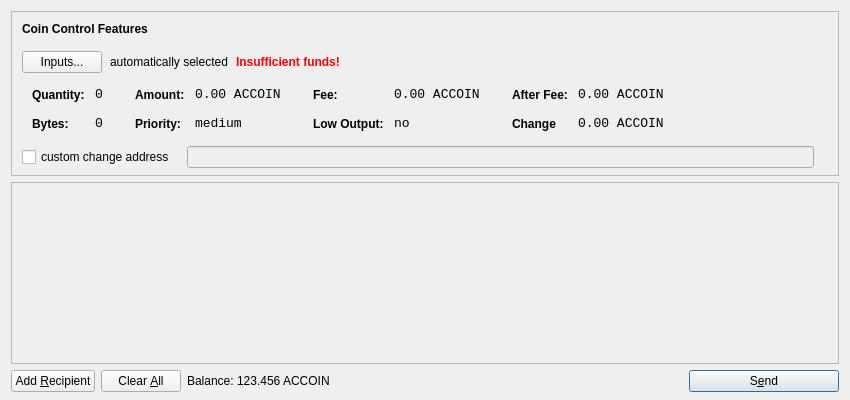
<?xml version="1.0" encoding="UTF-8"?>
<ui version="4.0">
 <class>SendCoinsDialog</class>
 <widget class="QDialog" name="SendCoinsDialog">
  <property name="geometry">
   <rect>
    <x>0</x>
    <y>0</y>
    <width>850</width>
    <height>400</height>
   </rect>
  </property>
  <property name="windowTitle">
   <string>Send Coins</string>
  </property>
  <layout class="QVBoxLayout" name="verticalLayout" stretch="0,1,0">
   <property name="bottomMargin">
    <number>8</number>
   </property>
   <item>
    <widget class="QFrame" name="frameCoinControl">
     <property name="sizePolicy">
      <sizepolicy hsizetype="Expanding" vsizetype="Expanding">
       <horstretch>0</horstretch>
       <verstretch>0</verstretch>
      </sizepolicy>
     </property>
     <property name="maximumSize">
      <size>
       <width>16777215</width>
       <height>16777215</height>
      </size>
     </property>
     <property name="frameShape">
      <enum>QFrame::StyledPanel</enum>
     </property>
     <property name="frameShadow">
      <enum>QFrame::Sunken</enum>
     </property>
     <layout class="QVBoxLayout" name="verticalLayoutCoinControl2">
      <property name="spacing">
       <number>-1</number>
      </property>
      <property name="leftMargin">
       <number>0</number>
      </property>
      <property name="topMargin">
       <number>0</number>
      </property>
      <property name="rightMargin">
       <number>0</number>
      </property>
      <property name="bottomMargin">
       <number>6</number>
      </property>
      <item>
       <layout class="QVBoxLayout" name="verticalLayoutCoinControl" stretch="0,0,0,0,1">
        <property name="spacing">
         <number>0</number>
        </property>
        <property name="leftMargin">
         <number>10</number>
        </property>
        <property name="topMargin">
         <number>10</number>
        </property>
        <item>
         <layout class="QHBoxLayout" name="horizontalLayoutCoinControl1">
          <property name="bottomMargin">
           <number>15</number>
          </property>
          <item>
           <widget class="QLabel" name="labelCoinControlFeatures">
            <property name="sizePolicy">
             <sizepolicy hsizetype="Preferred" vsizetype="Maximum">
              <horstretch>0</horstretch>
              <verstretch>0</verstretch>
             </sizepolicy>
            </property>
            <property name="font">
             <font>
              <weight>75</weight>
              <bold>true</bold>
             </font>
            </property>
            <property name="styleSheet">
             <string notr="true">font-weight:bold;</string>
            </property>
            <property name="text">
             <string>Coin Control Features</string>
            </property>
           </widget>
          </item>
         </layout>
        </item>
        <item>
         <layout class="QHBoxLayout" name="horizontalLayoutCoinControl2" stretch="0,0,0,0">
          <property name="spacing">
           <number>8</number>
          </property>
          <property name="bottomMargin">
           <number>10</number>
          </property>
          <item>
           <widget class="QPushButton" name="pushButtonCoinControl">
            <property name="styleSheet">
             <string notr="true"/>
            </property>
            <property name="text">
             <string>Inputs...</string>
            </property>
           </widget>
          </item>
          <item>
           <widget class="QLabel" name="labelCoinControlAutomaticallySelected">
            <property name="text">
             <string>automatically selected</string>
            </property>
            <property name="margin">
             <number>5</number>
            </property>
           </widget>
          </item>
          <item>
           <widget class="QLabel" name="labelCoinControlInsuffFunds">
            <property name="font">
             <font>
              <weight>75</weight>
              <bold>true</bold>
             </font>
            </property>
            <property name="styleSheet">
             <string notr="true">color:red;font-weight:bold;</string>
            </property>
            <property name="text">
             <string>Insufficient funds!</string>
            </property>
            <property name="margin">
             <number>5</number>
            </property>
           </widget>
          </item>
          <item>
           <spacer name="horizontalSpacerCoinControl">
            <property name="orientation">
             <enum>Qt::Horizontal</enum>
            </property>
            <property name="sizeHint" stdset="0">
             <size>
              <width>40</width>
              <height>1</height>
             </size>
            </property>
           </spacer>
          </item>
         </layout>
        </item>
        <item>
         <widget class="QWidget" name="widgetCoinControl" native="true">
          <property name="sizePolicy">
           <sizepolicy hsizetype="Preferred" vsizetype="Preferred">
            <horstretch>0</horstretch>
            <verstretch>0</verstretch>
           </sizepolicy>
          </property>
          <property name="minimumSize">
           <size>
            <width>0</width>
            <height>0</height>
           </size>
          </property>
          <property name="styleSheet">
           <string notr="true"/>
          </property>
          <layout class="QHBoxLayout" name="horizontalLayoutCoinControl5">
           <property name="margin">
            <number>0</number>
           </property>
           <item>
            <layout class="QHBoxLayout" name="horizontalLayoutCoinControl3" stretch="0,0,0,1">
             <property name="spacing">
              <number>20</number>
             </property>
             <property name="topMargin">
              <number>0</number>
             </property>
             <property name="bottomMargin">
              <number>10</number>
             </property>
             <item>
              <layout class="QFormLayout" name="formLayoutCoinControl1">
               <property name="horizontalSpacing">
                <number>10</number>
               </property>
               <property name="verticalSpacing">
                <number>14</number>
               </property>
               <property name="leftMargin">
                <number>10</number>
               </property>
               <property name="topMargin">
                <number>4</number>
               </property>
               <property name="rightMargin">
                <number>6</number>
               </property>
               <item row="0" column="0">
                <widget class="QLabel" name="labelCoinControlQuantityText">
                 <property name="styleSheet">
                  <string notr="true">font-weight:bold;</string>
                 </property>
                 <property name="text">
                  <string>Quantity:</string>
                 </property>
                 <property name="margin">
                  <number>0</number>
                 </property>
                </widget>
               </item>
               <item row="0" column="1">
                <widget class="QLabel" name="labelCoinControlQuantity">
                 <property name="font">
                  <font>
                   <family>Monospace</family>
                   <pointsize>10</pointsize>
                  </font>
                 </property>
                 <property name="cursor">
                  <cursorShape>IBeamCursor</cursorShape>
                 </property>
                 <property name="contextMenuPolicy">
                  <enum>Qt::ActionsContextMenu</enum>
                 </property>
                 <property name="text">
                  <string>0</string>
                 </property>
                 <property name="margin">
                  <number>0</number>
                 </property>
                 <property name="textInteractionFlags">
                  <set>Qt::LinksAccessibleByMouse|Qt::TextSelectableByKeyboard|Qt::TextSelectableByMouse</set>
                 </property>
                </widget>
               </item>
               <item row="1" column="0">
                <widget class="QLabel" name="labelCoinControlBytesText">
                 <property name="styleSheet">
                  <string notr="true">font-weight:bold;</string>
                 </property>
                 <property name="text">
                  <string>Bytes:</string>
                 </property>
                </widget>
               </item>
               <item row="1" column="1">
                <widget class="QLabel" name="labelCoinControlBytes">
                 <property name="font">
                  <font>
                   <family>Monospace</family>
                   <pointsize>10</pointsize>
                  </font>
                 </property>
                 <property name="cursor">
                  <cursorShape>IBeamCursor</cursorShape>
                 </property>
                 <property name="contextMenuPolicy">
                  <enum>Qt::ActionsContextMenu</enum>
                 </property>
                 <property name="text">
                  <string>0</string>
                 </property>
                 <property name="textInteractionFlags">
                  <set>Qt::LinksAccessibleByMouse|Qt::TextSelectableByKeyboard|Qt::TextSelectableByMouse</set>
                 </property>
                </widget>
               </item>
              </layout>
             </item>
             <item>
              <layout class="QFormLayout" name="formLayoutCoinControl2">
               <property name="horizontalSpacing">
                <number>10</number>
               </property>
               <property name="verticalSpacing">
                <number>14</number>
               </property>
               <property name="leftMargin">
                <number>6</number>
               </property>
               <property name="topMargin">
                <number>4</number>
               </property>
               <property name="rightMargin">
                <number>6</number>
               </property>
               <item row="0" column="0">
                <widget class="QLabel" name="labelCoinControlAmountText">
                 <property name="styleSheet">
                  <string notr="true">font-weight:bold;</string>
                 </property>
                 <property name="text">
                  <string>Amount:</string>
                 </property>
                 <property name="margin">
                  <number>0</number>
                 </property>
                </widget>
               </item>
               <item row="0" column="1">
                <widget class="QLabel" name="labelCoinControlAmount">
                 <property name="font">
                  <font>
                   <family>Monospace</family>
                   <pointsize>10</pointsize>
                  </font>
                 </property>
                 <property name="cursor">
                  <cursorShape>IBeamCursor</cursorShape>
                 </property>
                 <property name="contextMenuPolicy">
                  <enum>Qt::ActionsContextMenu</enum>
                 </property>
                 <property name="text">
                  <string>0.00 ACCOIN</string>
                 </property>
                 <property name="textInteractionFlags">
                  <set>Qt::LinksAccessibleByMouse|Qt::TextSelectableByKeyboard|Qt::TextSelectableByMouse</set>
                 </property>
                </widget>
               </item>
               <item row="1" column="0">
                <widget class="QLabel" name="labelCoinControlPriorityText">
                 <property name="styleSheet">
                  <string notr="true">font-weight:bold;</string>
                 </property>
                 <property name="text">
                  <string>Priority:</string>
                 </property>
                </widget>
               </item>
               <item row="1" column="1">
                <widget class="QLabel" name="labelCoinControlPriority">
                 <property name="font">
                  <font>
                   <family>Monospace</family>
                   <pointsize>10</pointsize>
                  </font>
                 </property>
                 <property name="cursor">
                  <cursorShape>IBeamCursor</cursorShape>
                 </property>
                 <property name="contextMenuPolicy">
                  <enum>Qt::ActionsContextMenu</enum>
                 </property>
                 <property name="text">
                  <string>medium</string>
                 </property>
                 <property name="textInteractionFlags">
                  <set>Qt::LinksAccessibleByMouse|Qt::TextSelectableByKeyboard|Qt::TextSelectableByMouse</set>
                 </property>
                </widget>
               </item>
              </layout>
             </item>
             <item>
              <layout class="QFormLayout" name="formLayoutCoinControl3">
               <property name="horizontalSpacing">
                <number>10</number>
               </property>
               <property name="verticalSpacing">
                <number>14</number>
               </property>
               <property name="leftMargin">
                <number>6</number>
               </property>
               <property name="topMargin">
                <number>4</number>
               </property>
               <property name="rightMargin">
                <number>6</number>
               </property>
               <item row="0" column="0">
                <widget class="QLabel" name="labelCoinControlFeeText">
                 <property name="styleSheet">
                  <string notr="true">font-weight:bold;</string>
                 </property>
                 <property name="text">
                  <string>Fee:</string>
                 </property>
                 <property name="margin">
                  <number>0</number>
                 </property>
                </widget>
               </item>
               <item row="0" column="1">
                <widget class="QLabel" name="labelCoinControlFee">
                 <property name="font">
                  <font>
                   <family>Monospace</family>
                   <pointsize>10</pointsize>
                  </font>
                 </property>
                 <property name="cursor">
                  <cursorShape>IBeamCursor</cursorShape>
                 </property>
                 <property name="contextMenuPolicy">
                  <enum>Qt::ActionsContextMenu</enum>
                 </property>
                 <property name="text">
                  <string>0.00 ACCOIN</string>
                 </property>
                 <property name="textInteractionFlags">
                  <set>Qt::LinksAccessibleByMouse|Qt::TextSelectableByKeyboard|Qt::TextSelectableByMouse</set>
                 </property>
                </widget>
               </item>
               <item row="1" column="0">
                <widget class="QLabel" name="labelCoinControlLowOutputText">
                 <property name="styleSheet">
                  <string notr="true">font-weight:bold;</string>
                 </property>
                 <property name="text">
                  <string>Low Output:</string>
                 </property>
                </widget>
               </item>
               <item row="1" column="1">
                <widget class="QLabel" name="labelCoinControlLowOutput">
                 <property name="font">
                  <font>
                   <family>Monospace</family>
                   <pointsize>10</pointsize>
                  </font>
                 </property>
                 <property name="cursor">
                  <cursorShape>IBeamCursor</cursorShape>
                 </property>
                 <property name="contextMenuPolicy">
                  <enum>Qt::ActionsContextMenu</enum>
                 </property>
                 <property name="text">
                  <string>no</string>
                 </property>
                 <property name="textInteractionFlags">
                  <set>Qt::LinksAccessibleByMouse|Qt::TextSelectableByKeyboard|Qt::TextSelectableByMouse</set>
                 </property>
                </widget>
               </item>
              </layout>
             </item>
             <item>
              <layout class="QFormLayout" name="formLayoutCoinControl4">
               <property name="horizontalSpacing">
                <number>10</number>
               </property>
               <property name="verticalSpacing">
                <number>14</number>
               </property>
               <property name="leftMargin">
                <number>6</number>
               </property>
               <property name="topMargin">
                <number>4</number>
               </property>
               <property name="rightMargin">
                <number>6</number>
               </property>
               <item row="0" column="0">
                <widget class="QLabel" name="labelCoinControlAfterFeeText">
                 <property name="styleSheet">
                  <string notr="true">font-weight:bold;</string>
                 </property>
                 <property name="text">
                  <string>After Fee:</string>
                 </property>
                 <property name="margin">
                  <number>0</number>
                 </property>
                </widget>
               </item>
               <item row="0" column="1">
                <widget class="QLabel" name="labelCoinControlAfterFee">
                 <property name="font">
                  <font>
                   <family>Monospace</family>
                   <pointsize>10</pointsize>
                  </font>
                 </property>
                 <property name="cursor">
                  <cursorShape>IBeamCursor</cursorShape>
                 </property>
                 <property name="contextMenuPolicy">
                  <enum>Qt::ActionsContextMenu</enum>
                 </property>
                 <property name="text">
                  <string>0.00 ACCOIN</string>
                 </property>
                 <property name="textInteractionFlags">
                  <set>Qt::LinksAccessibleByMouse|Qt::TextSelectableByKeyboard|Qt::TextSelectableByMouse</set>
                 </property>
                </widget>
               </item>
               <item row="1" column="0">
                <widget class="QLabel" name="labelCoinControlChangeText">
                 <property name="styleSheet">
                  <string notr="true">font-weight:bold;</string>
                 </property>
                 <property name="text">
                  <string>Change</string>
                 </property>
                </widget>
               </item>
               <item row="1" column="1">
                <widget class="QLabel" name="labelCoinControlChange">
                 <property name="font">
                  <font>
                   <family>Monospace</family>
                   <pointsize>10</pointsize>
                  </font>
                 </property>
                 <property name="cursor">
                  <cursorShape>IBeamCursor</cursorShape>
                 </property>
                 <property name="contextMenuPolicy">
                  <enum>Qt::ActionsContextMenu</enum>
                 </property>
                 <property name="text">
                  <string>0.00 ACCOIN</string>
                 </property>
                 <property name="textInteractionFlags">
                  <set>Qt::LinksAccessibleByMouse|Qt::TextSelectableByKeyboard|Qt::TextSelectableByMouse</set>
                 </property>
                </widget>
               </item>
              </layout>
             </item>
            </layout>
           </item>
          </layout>
         </widget>
        </item>
        <item>
         <layout class="QHBoxLayout" name="horizontalLayoutCoinControl4" stretch="0,0,0">
          <property name="spacing">
           <number>12</number>
          </property>
          <property name="sizeConstraint">
           <enum>QLayout::SetDefaultConstraint</enum>
          </property>
          <property name="topMargin">
           <number>5</number>
          </property>
          <property name="rightMargin">
           <number>5</number>
          </property>
          <item>
           <widget class="QCheckBox" name="checkBoxCoinControlChange">
            <property name="text">
             <string>custom change address</string>
            </property>
           </widget>
          </item>
          <item>
           <widget class="QLineEdit" name="lineEditCoinControlChange">
            <property name="enabled">
             <bool>false</bool>
            </property>
            <property name="sizePolicy">
             <sizepolicy hsizetype="Expanding" vsizetype="Fixed">
              <horstretch>0</horstretch>
              <verstretch>0</verstretch>
             </sizepolicy>
            </property>
           </widget>
          </item>
          <item>
           <widget class="QLabel" name="labelCoinControlChangeLabel">
            <property name="sizePolicy">
             <sizepolicy hsizetype="Preferred" vsizetype="Expanding">
              <horstretch>0</horstretch>
              <verstretch>0</verstretch>
             </sizepolicy>
            </property>
            <property name="minimumSize">
             <size>
              <width>0</width>
              <height>0</height>
             </size>
            </property>
            <property name="text">
             <string/>
            </property>
            <property name="margin">
             <number>3</number>
            </property>
           </widget>
          </item>
         </layout>
        </item>
        <item>
         <spacer name="verticalSpacerCoinControl">
          <property name="orientation">
           <enum>Qt::Vertical</enum>
          </property>
          <property name="sizeHint" stdset="0">
           <size>
            <width>800</width>
            <height>1</height>
           </size>
          </property>
         </spacer>
        </item>
       </layout>
      </item>
     </layout>
    </widget>
   </item>
   <item>
    <widget class="QScrollArea" name="scrollArea">
     <property name="widgetResizable">
      <bool>true</bool>
     </property>
     <widget class="QWidget" name="scrollAreaWidgetContents">
      <property name="geometry">
       <rect>
        <x>0</x>
        <y>0</y>
        <width>830</width>
        <height>165</height>
       </rect>
      </property>
      <layout class="QVBoxLayout" name="verticalLayout_2">
       <property name="margin">
        <number>0</number>
       </property>
       <item>
        <layout class="QVBoxLayout" name="entries">
         <property name="spacing">
          <number>6</number>
         </property>
        </layout>
       </item>
       <item>
        <spacer name="verticalSpacer">
         <property name="orientation">
          <enum>Qt::Vertical</enum>
         </property>
         <property name="sizeHint" stdset="0">
          <size>
           <width>20</width>
           <height>40</height>
          </size>
         </property>
        </spacer>
       </item>
      </layout>
     </widget>
    </widget>
   </item>
   <item>
    <layout class="QHBoxLayout" name="horizontalLayout">
     <item>
      <widget class="QPushButton" name="addButton">
       <property name="toolTip">
        <string>Send to multiple recipients at once</string>
       </property>
       <property name="text">
        <string>Add &amp;Recipient</string>
       </property>
       <property name="icon">
        <iconset resource="../bitcoin.qrc">
         <normaloff>:/icons/add</normaloff>:/icons/add</iconset>
       </property>
       <property name="autoDefault">
        <bool>false</bool>
       </property>
      </widget>
     </item>
     <item>
      <widget class="QPushButton" name="clearButton">
       <property name="sizePolicy">
        <sizepolicy hsizetype="Minimum" vsizetype="Fixed">
         <horstretch>0</horstretch>
         <verstretch>0</verstretch>
        </sizepolicy>
       </property>
       <property name="toolTip">
        <string>Remove all transaction fields</string>
       </property>
       <property name="text">
        <string>Clear &amp;All</string>
       </property>
       <property name="icon">
        <iconset resource="../bitcoin.qrc">
         <normaloff>:/icons/remove</normaloff>:/icons/remove</iconset>
       </property>
       <property name="autoRepeatDelay">
        <number>300</number>
       </property>
       <property name="autoDefault">
        <bool>false</bool>
       </property>
      </widget>
     </item>
     <item>
      <layout class="QHBoxLayout" name="horizontalLayout_2">
       <property name="spacing">
        <number>3</number>
       </property>
       <item>
        <widget class="QLabel" name="label">
         <property name="sizePolicy">
          <sizepolicy hsizetype="Preferred" vsizetype="Fixed">
           <horstretch>0</horstretch>
           <verstretch>0</verstretch>
          </sizepolicy>
         </property>
         <property name="text">
          <string>Balance:</string>
         </property>
        </widget>
       </item>
       <item>
        <widget class="QLabel" name="labelBalance">
         <property name="sizePolicy">
          <sizepolicy hsizetype="Preferred" vsizetype="Fixed">
           <horstretch>0</horstretch>
           <verstretch>0</verstretch>
          </sizepolicy>
         </property>
         <property name="cursor">
          <cursorShape>IBeamCursor</cursorShape>
         </property>
         <property name="text">
          <string>123.456 ACCOIN</string>
         </property>
         <property name="textInteractionFlags">
          <set>Qt::LinksAccessibleByMouse|Qt::TextSelectableByKeyboard|Qt::TextSelectableByMouse</set>
         </property>
        </widget>
       </item>
      </layout>
     </item>
     <item>
      <spacer name="horizontalSpacer">
       <property name="orientation">
        <enum>Qt::Horizontal</enum>
       </property>
       <property name="sizeHint" stdset="0">
        <size>
         <width>40</width>
         <height>20</height>
        </size>
       </property>
      </spacer>
     </item>
     <item>
      <widget class="QPushButton" name="sendButton">
       <property name="minimumSize">
        <size>
         <width>150</width>
         <height>0</height>
        </size>
       </property>
       <property name="toolTip">
        <string>Confirm the send action</string>
       </property>
       <property name="text">
        <string>S&amp;end</string>
       </property>
       <property name="icon">
        <iconset resource="../bitcoin.qrc">
         <normaloff>:/icons/send</normaloff>:/icons/send</iconset>
       </property>
       <property name="default">
        <bool>true</bool>
       </property>
      </widget>
     </item>
    </layout>
   </item>
  </layout>
 </widget>
 <resources>
  <include location="../bitcoin.qrc"/>
 </resources>
 <connections/>
</ui>
